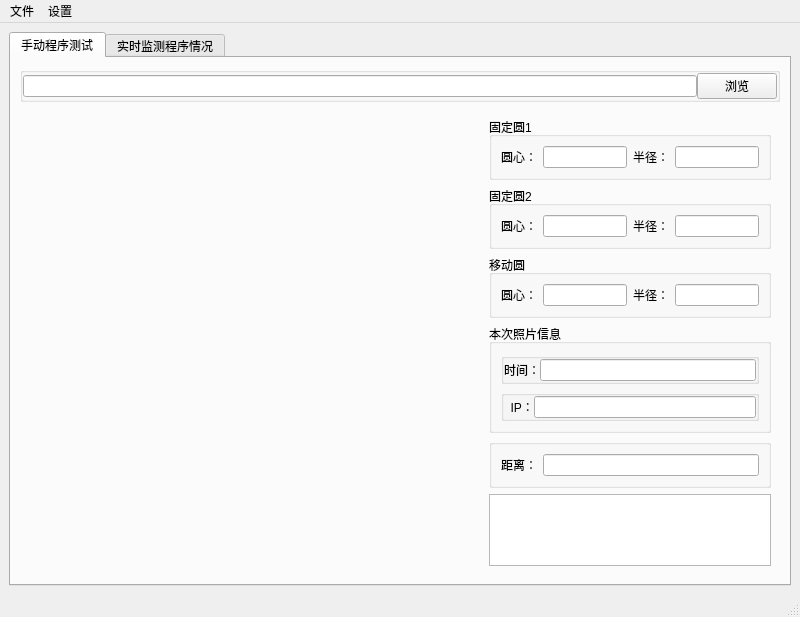
<?xml version="1.0" encoding="UTF-8"?>
<ui version="4.0">
 <class>MainWindow</class>
 <widget class="QMainWindow" name="MainWindow">
  <property name="geometry">
   <rect>
    <x>0</x>
    <y>0</y>
    <width>800</width>
    <height>600</height>
   </rect>
  </property>
  <property name="windowTitle">
   <string>测距程序</string>
  </property>
  <widget class="QWidget" name="centralwidget">
   <layout class="QHBoxLayout" name="horizontalLayout_7">
    <item>
     <widget class="QTabWidget" name="tabWidget">
      <property name="currentIndex">
       <number>0</number>
      </property>
      <widget class="QWidget" name="tab">
       <attribute name="title">
        <string>手动程序测试</string>
       </attribute>
       <layout class="QVBoxLayout" name="verticalLayout_2">
        <item>
         <widget class="QGroupBox" name="groupBox">
          <property name="maximumSize">
           <size>
            <width>16777215</width>
            <height>40</height>
           </size>
          </property>
          <property name="title">
           <string/>
          </property>
          <layout class="QHBoxLayout" name="horizontalLayout_2">
           <property name="spacing">
            <number>0</number>
           </property>
           <property name="leftMargin">
            <number>0</number>
           </property>
           <property name="topMargin">
            <number>0</number>
           </property>
           <property name="rightMargin">
            <number>0</number>
           </property>
           <property name="bottomMargin">
            <number>0</number>
           </property>
           <item>
            <widget class="QLineEdit" name="lineEdit"/>
           </item>
           <item>
            <widget class="QPushButton" name="pushButton">
             <property name="text">
              <string>浏览</string>
             </property>
            </widget>
           </item>
          </layout>
         </widget>
        </item>
        <item>
         <widget class="QWidget" name="widget_2" native="true">
          <layout class="QHBoxLayout" name="horizontalLayout">
           <property name="leftMargin">
            <number>0</number>
           </property>
           <property name="topMargin">
            <number>0</number>
           </property>
           <property name="rightMargin">
            <number>0</number>
           </property>
           <property name="bottomMargin">
            <number>0</number>
           </property>
           <item>
            <widget class="QWidget" name="widget" native="true">
             <property name="maximumSize">
              <size>
               <width>16777215</width>
               <height>16777215</height>
              </size>
             </property>
             <layout class="QVBoxLayout" name="verticalLayout_7"/>
            </widget>
           </item>
           <item>
            <widget class="QWidget" name="widget_3" native="true">
             <property name="maximumSize">
              <size>
               <width>300</width>
               <height>16777215</height>
              </size>
             </property>
             <layout class="QVBoxLayout" name="verticalLayout_3">
              <item>
               <widget class="QGroupBox" name="groupBox_2">
                <property name="title">
                 <string>固定圆1</string>
                </property>
                <property name="flat">
                 <bool>true</bool>
                </property>
                <layout class="QHBoxLayout" name="horizontalLayout_4">
                 <item>
                  <widget class="QLabel" name="label_2">
                   <property name="text">
                    <string>圆心：</string>
                   </property>
                  </widget>
                 </item>
                 <item>
                  <widget class="QLineEdit" name="lineEdit_2">
                   <property name="text">
                    <string/>
                   </property>
                  </widget>
                 </item>
                 <item>
                  <widget class="QLabel" name="label">
                   <property name="text">
                    <string>半径：</string>
                   </property>
                  </widget>
                 </item>
                 <item>
                  <widget class="QLineEdit" name="lineEdit_3"/>
                 </item>
                </layout>
               </widget>
              </item>
              <item>
               <widget class="QGroupBox" name="groupBox_3">
                <property name="title">
                 <string>固定圆2</string>
                </property>
                <property name="flat">
                 <bool>true</bool>
                </property>
                <layout class="QHBoxLayout" name="horizontalLayout_5">
                 <item>
                  <widget class="QLabel" name="label_3">
                   <property name="text">
                    <string>圆心：</string>
                   </property>
                  </widget>
                 </item>
                 <item>
                  <widget class="QLineEdit" name="lineEdit_4">
                   <property name="text">
                    <string/>
                   </property>
                  </widget>
                 </item>
                 <item>
                  <widget class="QLabel" name="label_4">
                   <property name="text">
                    <string>半径：</string>
                   </property>
                  </widget>
                 </item>
                 <item>
                  <widget class="QLineEdit" name="lineEdit_5"/>
                 </item>
                </layout>
               </widget>
              </item>
              <item>
               <widget class="QGroupBox" name="groupBox_4">
                <property name="title">
                 <string>移动圆</string>
                </property>
                <property name="flat">
                 <bool>true</bool>
                </property>
                <layout class="QHBoxLayout" name="horizontalLayout_6">
                 <item>
                  <widget class="QLabel" name="label_5">
                   <property name="text">
                    <string>圆心：</string>
                   </property>
                  </widget>
                 </item>
                 <item>
                  <widget class="QLineEdit" name="lineEdit_6">
                   <property name="text">
                    <string/>
                   </property>
                  </widget>
                 </item>
                 <item>
                  <widget class="QLabel" name="label_6">
                   <property name="text">
                    <string>半径：</string>
                   </property>
                  </widget>
                 </item>
                 <item>
                  <widget class="QLineEdit" name="lineEdit_7"/>
                 </item>
                </layout>
               </widget>
              </item>
              <item>
               <widget class="QGroupBox" name="groupBox_11">
                <property name="title">
                 <string>本次照片信息</string>
                </property>
                <property name="flat">
                 <bool>true</bool>
                </property>
                <layout class="QVBoxLayout" name="verticalLayout">
                 <item>
                  <widget class="QGroupBox" name="groupBox_9">
                   <property name="title">
                    <string/>
                   </property>
                   <property name="flat">
                    <bool>false</bool>
                   </property>
                   <property name="checkable">
                    <bool>false</bool>
                   </property>
                   <layout class="QHBoxLayout" name="horizontalLayout_11">
                    <property name="spacing">
                     <number>0</number>
                    </property>
                    <property name="leftMargin">
                     <number>0</number>
                    </property>
                    <property name="topMargin">
                     <number>0</number>
                    </property>
                    <property name="rightMargin">
                     <number>0</number>
                    </property>
                    <property name="bottomMargin">
                     <number>0</number>
                    </property>
                    <item>
                     <widget class="QLabel" name="label_14">
                      <property name="text">
                       <string>时间：</string>
                      </property>
                     </widget>
                    </item>
                    <item>
                     <widget class="QLineEdit" name="lineEdit_15">
                      <property name="text">
                       <string/>
                      </property>
                     </widget>
                    </item>
                   </layout>
                  </widget>
                 </item>
                 <item>
                  <widget class="QGroupBox" name="groupBox_10">
                   <property name="title">
                    <string/>
                   </property>
                   <property name="flat">
                    <bool>false</bool>
                   </property>
                   <layout class="QHBoxLayout" name="horizontalLayout_12">
                    <property name="spacing">
                     <number>0</number>
                    </property>
                    <property name="leftMargin">
                     <number>0</number>
                    </property>
                    <property name="topMargin">
                     <number>0</number>
                    </property>
                    <property name="rightMargin">
                     <number>0</number>
                    </property>
                    <property name="bottomMargin">
                     <number>0</number>
                    </property>
                    <item>
                     <widget class="QLabel" name="label_15">
                      <property name="text">
                       <string>  IP：</string>
                      </property>
                     </widget>
                    </item>
                    <item>
                     <widget class="QLineEdit" name="lineEdit_16">
                      <property name="text">
                       <string/>
                      </property>
                     </widget>
                    </item>
                   </layout>
                  </widget>
                 </item>
                </layout>
               </widget>
              </item>
              <item>
               <widget class="QGroupBox" name="groupBox_8">
                <property name="title">
                 <string/>
                </property>
                <layout class="QHBoxLayout" name="horizontalLayout_10">
                 <item>
                  <widget class="QLabel" name="label_13">
                   <property name="text">
                    <string>距离：</string>
                   </property>
                  </widget>
                 </item>
                 <item>
                  <widget class="QLineEdit" name="lineEdit_14">
                   <property name="text">
                    <string/>
                   </property>
                  </widget>
                 </item>
                </layout>
               </widget>
              </item>
              <item>
               <widget class="QTextBrowser" name="textBrowser_2"/>
              </item>
             </layout>
            </widget>
           </item>
          </layout>
         </widget>
        </item>
       </layout>
      </widget>
      <widget class="QWidget" name="tab_2">
       <attribute name="title">
        <string>实时监测程序情况</string>
       </attribute>
       <layout class="QVBoxLayout" name="verticalLayout_4">
        <property name="spacing">
         <number>0</number>
        </property>
        <property name="leftMargin">
         <number>0</number>
        </property>
        <property name="topMargin">
         <number>0</number>
        </property>
        <property name="rightMargin">
         <number>0</number>
        </property>
        <property name="bottomMargin">
         <number>0</number>
        </property>
        <item>
         <widget class="QWidget" name="widget_4" native="true">
          <layout class="QVBoxLayout" name="verticalLayout_6">
           <property name="spacing">
            <number>0</number>
           </property>
           <property name="leftMargin">
            <number>0</number>
           </property>
           <property name="topMargin">
            <number>0</number>
           </property>
           <property name="rightMargin">
            <number>0</number>
           </property>
           <property name="bottomMargin">
            <number>0</number>
           </property>
           <item>
            <widget class="QScrollArea" name="scrollArea_2">
             <property name="widgetResizable">
              <bool>true</bool>
             </property>
             <widget class="QWidget" name="scrollAreaWidgetContents_3">
              <property name="geometry">
               <rect>
                <x>0</x>
                <y>0</y>
                <width>774</width>
                <height>430</height>
               </rect>
              </property>
              <layout class="QHBoxLayout" name="horizontalLayout_16">
               <item>
                <widget class="QTextBrowser" name="textBrowser"/>
               </item>
              </layout>
             </widget>
            </widget>
           </item>
          </layout>
         </widget>
        </item>
        <item>
         <widget class="QWidget" name="widget_5" native="true">
          <property name="minimumSize">
           <size>
            <width>0</width>
            <height>80</height>
           </size>
          </property>
          <property name="maximumSize">
           <size>
            <width>16777215</width>
            <height>80</height>
           </size>
          </property>
          <layout class="QVBoxLayout" name="verticalLayout_5">
           <property name="topMargin">
            <number>0</number>
           </property>
           <property name="bottomMargin">
            <number>0</number>
           </property>
           <item>
            <widget class="QStackedWidget" name="stackedWidget">
             <property name="currentIndex">
              <number>0</number>
             </property>
             <widget class="QWidget" name="page">
              <layout class="QHBoxLayout" name="horizontalLayout_8">
               <property name="spacing">
                <number>0</number>
               </property>
               <property name="leftMargin">
                <number>0</number>
               </property>
               <property name="topMargin">
                <number>0</number>
               </property>
               <property name="rightMargin">
                <number>0</number>
               </property>
               <property name="bottomMargin">
                <number>0</number>
               </property>
               <item>
                <widget class="QPushButton" name="pushButton_3">
                 <property name="text">
                  <string>启动监测</string>
                 </property>
                </widget>
               </item>
              </layout>
             </widget>
             <widget class="QWidget" name="page_2">
              <layout class="QHBoxLayout" name="horizontalLayout_3">
               <property name="leftMargin">
                <number>0</number>
               </property>
               <property name="topMargin">
                <number>0</number>
               </property>
               <property name="rightMargin">
                <number>0</number>
               </property>
               <property name="bottomMargin">
                <number>0</number>
               </property>
               <item>
                <widget class="QPushButton" name="pushButton_4">
                 <property name="text">
                  <string>停止监测</string>
                 </property>
                </widget>
               </item>
              </layout>
             </widget>
            </widget>
           </item>
           <item>
            <widget class="QGroupBox" name="groupBox_12">
             <property name="title">
              <string/>
             </property>
             <layout class="QHBoxLayout" name="horizontalLayout_15">
              <property name="spacing">
               <number>0</number>
              </property>
              <property name="leftMargin">
               <number>0</number>
              </property>
              <property name="topMargin">
               <number>0</number>
              </property>
              <property name="rightMargin">
               <number>0</number>
              </property>
              <property name="bottomMargin">
               <number>0</number>
              </property>
              <item>
               <widget class="QPushButton" name="pushButton_5">
                <property name="text">
                 <string>设置</string>
                </property>
               </widget>
              </item>
              <item>
               <widget class="QPushButton" name="pushButton_2">
                <property name="text">
                 <string>打开输出文件夹</string>
                </property>
               </widget>
              </item>
             </layout>
            </widget>
           </item>
          </layout>
         </widget>
        </item>
       </layout>
      </widget>
     </widget>
    </item>
   </layout>
  </widget>
  <widget class="QMenuBar" name="menubar">
   <property name="geometry">
    <rect>
     <x>0</x>
     <y>0</y>
     <width>800</width>
     <height>23</height>
    </rect>
   </property>
   <widget class="QMenu" name="menu">
    <property name="title">
     <string>文件</string>
    </property>
   </widget>
   <widget class="QMenu" name="menu_2">
    <property name="title">
     <string>设置</string>
    </property>
   </widget>
   <addaction name="menu"/>
   <addaction name="menu_2"/>
  </widget>
  <widget class="QStatusBar" name="statusbar"/>
 </widget>
 <resources/>
 <connections/>
</ui>
